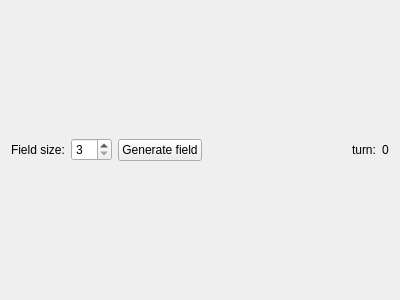
<?xml version="1.0" encoding="UTF-8"?>
<ui version="4.0">
 <class>CrossesAndZeros</class>
 <widget class="QWidget" name="CrossesAndZeros">
  <property name="geometry">
   <rect>
    <x>0</x>
    <y>0</y>
    <width>400</width>
    <height>300</height>
   </rect>
  </property>
  <property name="windowTitle">
   <string>Crosses &amp; Zeros</string>
  </property>
  <layout class="QVBoxLayout" name="verticalLayout">
   <item>
    <layout class="QHBoxLayout" name="horizontalLayout">
     <item>
      <widget class="QLabel" name="label">
       <property name="text">
        <string>Field size:</string>
       </property>
      </widget>
     </item>
     <item>
      <widget class="QSpinBox" name="spinBox">
       <property name="readOnly">
        <bool>false</bool>
       </property>
       <property name="minimum">
        <number>3</number>
       </property>
       <property name="value">
        <number>3</number>
       </property>
      </widget>
     </item>
     <item>
      <widget class="QPushButton" name="genButton">
       <property name="text">
        <string>Generate field</string>
       </property>
      </widget>
     </item>
     <item>
      <spacer name="horizontalSpacer">
       <property name="orientation">
        <enum>Qt::Horizontal</enum>
       </property>
       <property name="sizeHint" stdset="0">
        <size>
         <width>40</width>
         <height>20</height>
        </size>
       </property>
      </spacer>
     </item>
     <item>
      <widget class="QLabel" name="label_2">
       <property name="text">
        <string>turn:</string>
       </property>
      </widget>
     </item>
     <item>
      <widget class="QLabel" name="turnLabel">
       <property name="text">
        <string>0</string>
       </property>
      </widget>
     </item>
    </layout>
   </item>
   <item>
    <layout class="QGridLayout" name="gridLayout"/>
   </item>
  </layout>
 </widget>
 <resources/>
 <connections/>
</ui>
